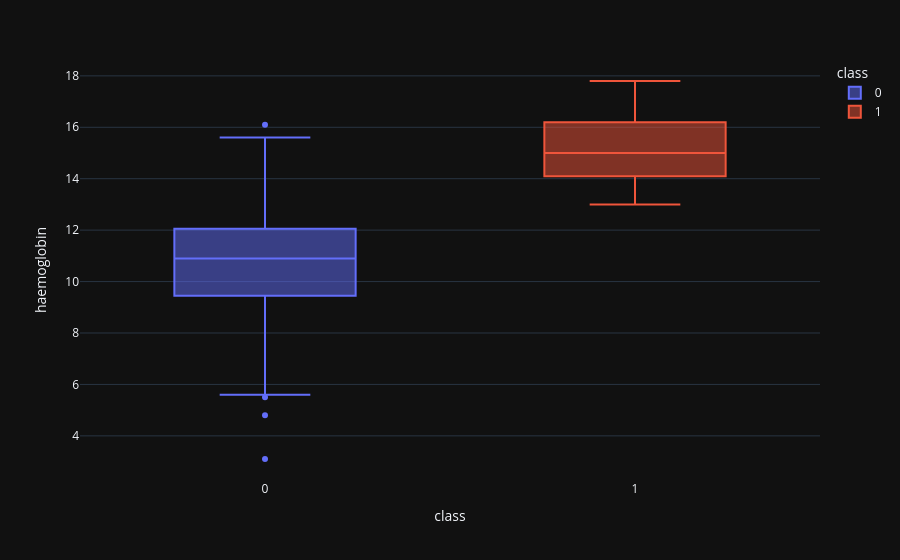

The notebook cell saved with this chart:
### Code cell
boxplot('haemoglobin')

### Figure 1 — Plotly figure (JSON) as saved in the notebook; plotly's stock layout.template omitted (floating-point values rounded to 4 significant figures; data arrays with more than 128 entries replaced by an {"elided": "..."} marker saying what was removed)
{"data": [{"alignmentgroup": "True", "hovertemplate": "class=%{x}<br>haemoglobin=%{y}<extra></extra>", "legendgroup": "0", "marker": {"color": "#636efa"}, "name": "0", "notched": false, "offsetgroup": "0", "orientation": "v", "showlegend": true, "type": "box", "x": {"elided": "250 int values"}, "x0": " ", "xaxis": "x", "y": {"elided": "250 float values"}, "y0": " ", "yaxis": "y"}, {"alignmentgroup": "True", "hovertemplate": "class=%{x}<br>haemoglobin=%{y}<extra></extra>", "legendgroup": "1", "marker": {"color": "#EF553B"}, "name": "1", "notched": false, "offsetgroup": "1", "orientation": "v", "showlegend": true, "type": "box", "x": {"elided": "150 int values"}, "x0": " ", "xaxis": "x", "y": {"elided": "150 float values"}, "y0": " ", "yaxis": "y"}], "layout": {"boxmode": "overlay", "legend": {"title": {"text": "class"}, "tracegroupgap": 0}, "margin": {"t": 60}, "xaxis": {"anchor": "y", "categoryarray": [0, 1], "categoryorder": "array", "domain": [0, 1], "title": {"text": "class"}}, "yaxis": {"anchor": "x", "domain": [0, 1], "title": {"text": "haemoglobin"}}}}
